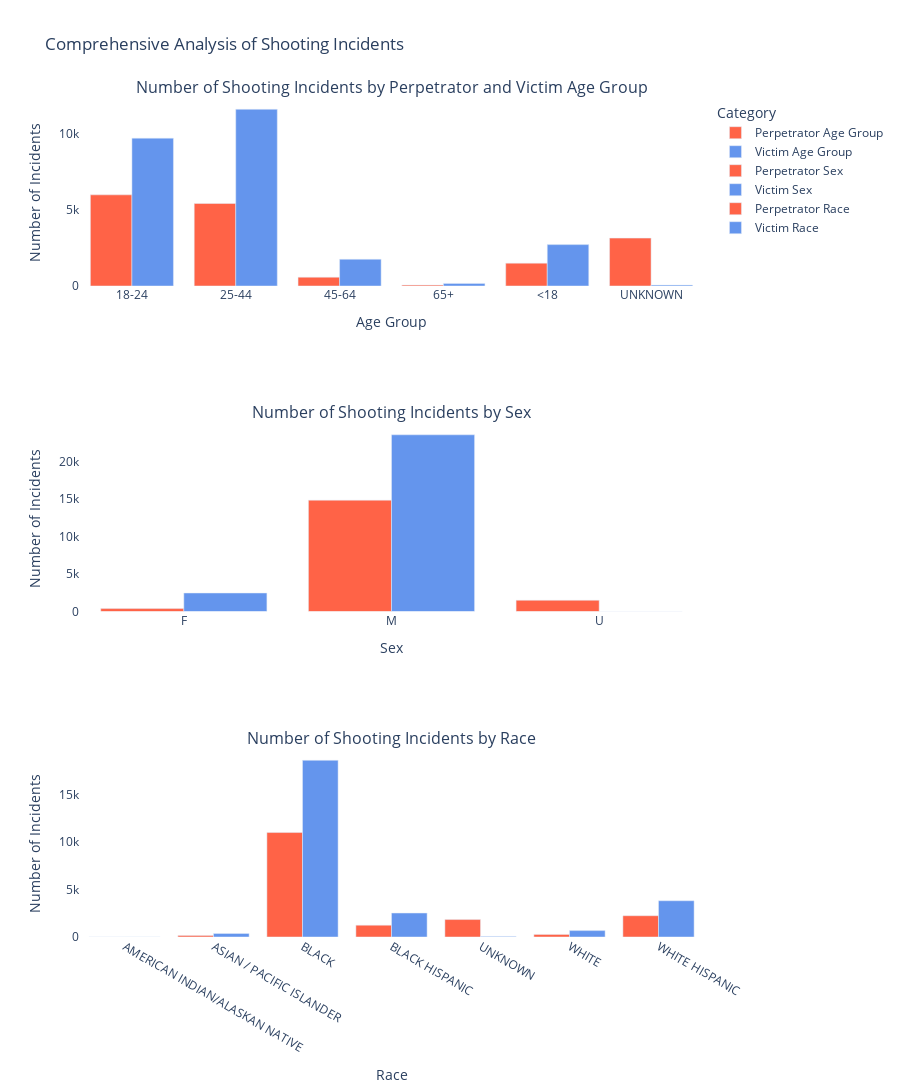

Notebook source saved alongside this figure:
### Code cell
import pandas as pd
import plotly.graph_objects as go
from plotly.subplots import make_subplots

# Assuming the necessary data preparation steps have been completed for age_group, sex, and race

# Create subplots
fig = make_subplots(
    rows=3, cols=1,
    subplot_titles=("Number of Shooting Incidents by Perpetrator and Victim Age Group",
                    "Number of Shooting Incidents by Sex",
                    "Number of Shooting Incidents by Race")
)

# Add first subplot for age group
fig.add_trace(
    go.Bar(name='Perpetrator Age Group', x=incidents_per_perp_age_group.index, y=incidents_per_perp_age_group.values, marker_color='rgb(255, 99, 71)'),
    row=1, col=1
)
fig.add_trace(
    go.Bar(name='Victim Age Group', x=incidents_per_vic_age_group.index, y=incidents_per_vic_age_group.values, marker_color='rgb(100, 149, 237)'),
    row=1, col=1
)

# Add second subplot for sex
fig.add_trace(
    go.Bar(name='Perpetrator Sex', x=incidents_per_perp_sex.index, y=incidents_per_perp_sex.values, marker_color='rgb(255, 99, 71)'),
    row=2, col=1
)
fig.add_trace(
    go.Bar(name='Victim Sex', x=incidents_per_vic_sex.index, y=incidents_per_vic_sex.values, marker_color='rgb(100, 149, 237)'),
    row=2, col=1
)

# Add third subplot for race
fig.add_trace(
    go.Bar(name='Perpetrator Race', x=incidents_per_perp_race.index, y=incidents_per_perp_race.values, marker_color='rgb(255, 99, 71)'),
    row=3, col=1
)
fig.add_trace(
    go.Bar(name='Victim Race', x=incidents_per_vic_race.index, y=incidents_per_vic_race.values, marker_color='rgb(100, 149, 237)'),
    row=3, col=1
)

# Update layout for a cohesive look
fig.update_layout(
    title='Comprehensive Analysis of Shooting Incidents',
    barmode='group',
    height=1200,  # Adjust height to fit all plots comfortably
    showlegend=True,
    legend_title="Category",
    plot_bgcolor='rgba(0,0,0,0)'
)

# Update x-axis and y-axis titles individually if needed
fig.update_xaxes(title_text="Age Group", row=1, col=1)
fig.update_xaxes(title_text="Sex", row=2, col=1)
fig.update_xaxes(title_text="Race", row=3, col=1)
fig.update_yaxes(title_text="Number of Incidents", row=1, col=1)
fig.update_yaxes(title_text="Number of Incidents", row=2, col=1)
fig.update_yaxes(title_text="Number of Incidents", row=3, col=1)

# Show the plot
fig.show()

# Optionally, save the figure to HTML to be opened in any web browser
fig.write_html('Comprehensive_Shooting_Incidents_Analysis.html')  # Update the save path

### Figure 1 — Plotly figure (JSON) as saved in the notebook; plotly's stock layout.template omitted (floating-point values rounded to 4 significant figures)
{"data": [{"marker": {"color": "rgb(255, 99, 71)"}, "name": "Perpetrator Age Group", "type": "bar", "x": ["18-24", "25-44", "45-64", "65+", "<18", "UNKNOWN"], "xaxis": "x", "y": [5990, 5423, 579, 59, 1503, 3147], "yaxis": "y"}, {"marker": {"color": "rgb(100, 149, 237)"}, "name": "Victim Age Group", "type": "bar", "x": ["18-24", "25-44", "45-64", "65+", "<18", "UNKNOWN"], "xaxis": "x", "y": [9720, 11615, 1757, 172, 2721, 60], "yaxis": "y"}, {"marker": {"color": "rgb(255, 99, 71)"}, "name": "Perpetrator Sex", "type": "bar", "x": ["F", "M", "U"], "xaxis": "x2", "y": [388, 14848, 1499], "yaxis": "y2"}, {"marker": {"color": "rgb(100, 149, 237)"}, "name": "Victim Sex", "type": "bar", "x": ["F", "M", "U"], "xaxis": "x2", "y": [2467, 23567, 11], "yaxis": "y2"}, {"marker": {"color": "rgb(255, 99, 71)"}, "name": "Perpetrator Race", "type": "bar", "x": ["AMERICAN INDIAN/ALASKAN NATIVE", "ASIAN / PACIFIC ISLANDER", "BLACK", "BLACK HISPANIC", "UNKNOWN", "WHITE", "WHITE HISPANIC"], "xaxis": "x3", "y": [2, 147, 10993, 1245, 1836, 274, 2238], "yaxis": "y3"}, {"marker": {"color": "rgb(100, 149, 237)"}, "name": "Victim Race", "type": "bar", "x": ["AMERICAN INDIAN/ALASKAN NATIVE", "ASIAN / PACIFIC ISLANDER", "BLACK", "BLACK HISPANIC", "UNKNOWN", "WHITE", "WHITE HISPANIC"], "xaxis": "x3", "y": [9, 366, 18595, 2522, 65, 674, 3814], "yaxis": "y3"}], "layout": {"annotations": [{"font": {"size": 16}, "showarrow": false, "text": "Number of Shooting Incidents by Perpetrator and Victim Age Group", "x": 0.5, "xanchor": "center", "xref": "paper", "y": 1, "yanchor": "bottom", "yref": "paper"}, {"font": {"size": 16}, "showarrow": false, "text": "Number of Shooting Incidents by Sex", "x": 0.5, "xanchor": "center", "xref": "paper", "y": 0.6111, "yanchor": "bottom", "yref": "paper"}, {"font": {"size": 16}, "showarrow": false, "text": "Number of Shooting Incidents by Race", "x": 0.5, "xanchor": "center", "xref": "paper", "y": 0.2222, "yanchor": "bottom", "yref": "paper"}], "barmode": "group", "height": 1200, "legend": {"title": {"text": "Category"}}, "plot_bgcolor": "rgba(0,0,0,0)", "showlegend": true, "title": {"text": "Comprehensive Analysis of Shooting Incidents"}, "xaxis": {"anchor": "y", "domain": [0, 1], "title": {"text": "Age Group"}}, "xaxis2": {"anchor": "y2", "domain": [0, 1], "title": {"text": "Sex"}}, "xaxis3": {"anchor": "y3", "domain": [0, 1], "title": {"text": "Race"}}, "yaxis": {"anchor": "x", "domain": [0.7778, 1], "title": {"text": "Number of Incidents"}}, "yaxis2": {"anchor": "x2", "domain": [0.3889, 0.6111], "title": {"text": "Number of Incidents"}}, "yaxis3": {"anchor": "x3", "domain": [0, 0.2222], "title": {"text": "Number of Incidents"}}}}
